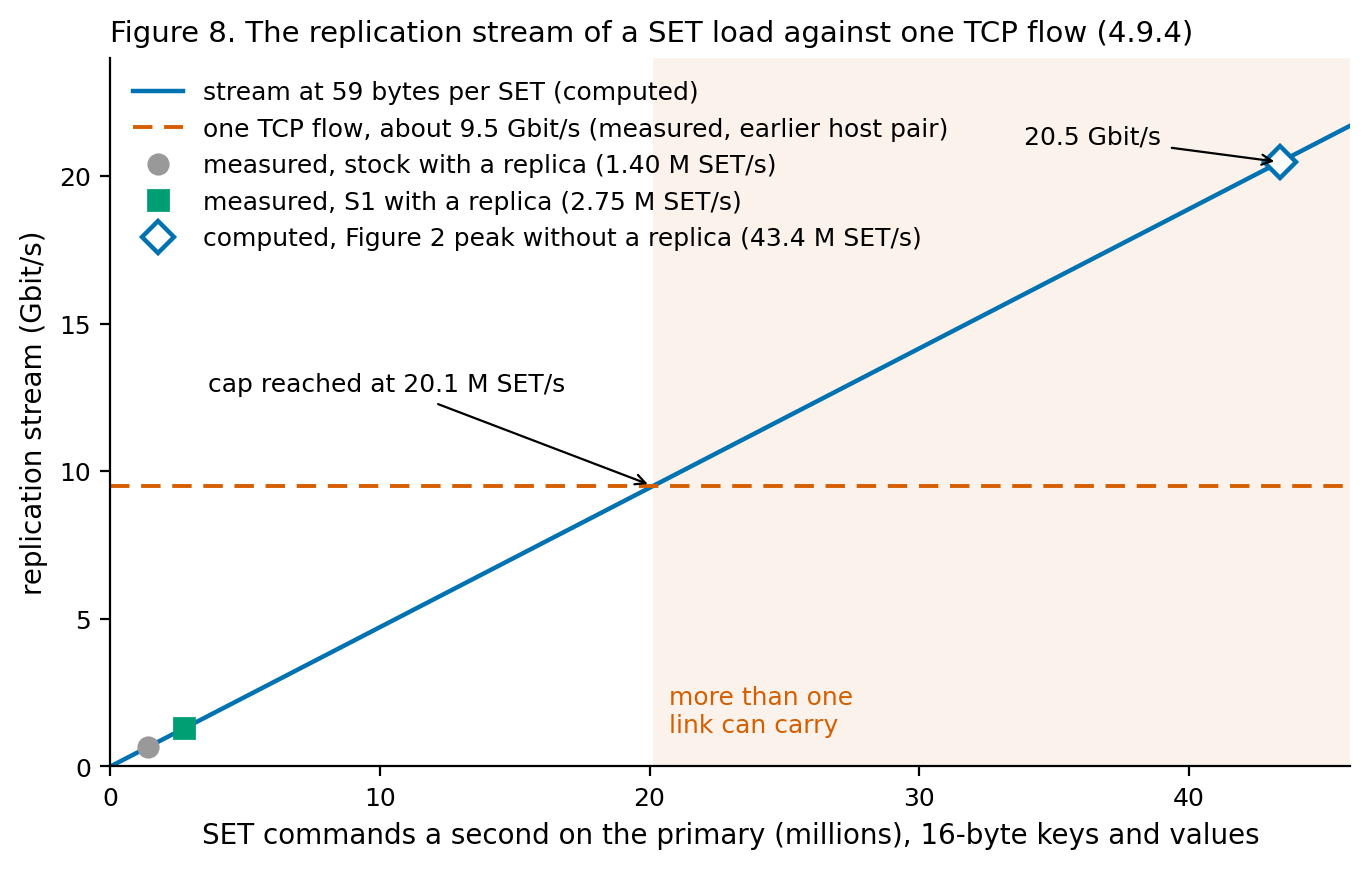

Python code for this plot:
# Figure for section 4.9.4 of the North Star design doc: the replication
# stream a SET load produces, against the one-TCP-flow cap of the hosts.
# Stream bytes per SET are computed from RESP (16-byte key and value: 59 B);
# the two measured points are from the cross-host replication runs of 4.9.2
# (results/replication/summary.md); the cap is results/one-flow-cap.md.
# Palette: Okabe-Ito (color-blind safe), as fig_timelines.py. Text 9 pt or larger.
import os
import matplotlib

matplotlib.use("Agg")
import matplotlib.pyplot as plt

HERE = os.path.dirname(os.path.abspath(__file__))

BYTES_PER_SET = 59          # *3, $3 SET, $16 key, $16 value, CR LF each line
CAP_GBPS = 9.5              # one TCP flow between these instance types
PEAK_MSETS = 43.38          # Figure 2, C at 62 IO threads, no replica attached


def gbps(m_sets):
    return m_sets * 1e6 * BYTES_PER_SET * 8 / 1e9


cap_msets = CAP_GBPS * 1e9 / 8 / BYTES_PER_SET / 1e6

fig, ax = plt.subplots(figsize=(8, 4.6), dpi=200)
xs = [0, 46]
ax.plot(xs, [gbps(x) for x in xs], color="#0072B2", linewidth=1.6,
        label="stream at 59 bytes per SET (computed)")
ax.axhline(CAP_GBPS, color="#D55E00", linewidth=1.4, linestyle=(0, (5, 3)),
           label="one TCP flow, about 9.5 Gbit/s (measured, earlier host pair)")
ax.fill_between([cap_msets, 46], 0, 24, color="#D55E00", alpha=0.08, linewidth=0)
ax.text(cap_msets + 0.6, 1.0, "more than one\nlink can carry", fontsize=9, color="#D55E00",
        va="bottom")

# measured cross-host stream rates (stream MB/s from the replication runs)
ax.plot([1.398], [82.4e6 * 8 / 1e9], "o", color="#999999", markersize=7,
        label="measured, stock with a replica (1.40 M SET/s)")
ax.plot([2.746], [161.9e6 * 8 / 1e9], "s", color="#009E73", markersize=7,
        label="measured, S1 with a replica (2.75 M SET/s)")
# computed peak of Figure 2
ax.plot([PEAK_MSETS], [gbps(PEAK_MSETS)], "D", markerfacecolor="white",
        markeredgecolor="#0072B2", markeredgewidth=1.6, markersize=8,
        label="computed, Figure 2 peak without a replica (43.4 M SET/s)")
ax.annotate(f"{gbps(PEAK_MSETS):.1f} Gbit/s", xy=(PEAK_MSETS, gbps(PEAK_MSETS)),
            xytext=(PEAK_MSETS - 9.5, gbps(PEAK_MSETS) + 0.6), fontsize=9,
            arrowprops=dict(arrowstyle="->", lw=0.8))
ax.annotate(f"cap reached at {cap_msets:.1f} M SET/s", xy=(cap_msets, CAP_GBPS),
            xytext=(cap_msets - 16.5, CAP_GBPS + 3.2), fontsize=9,
            arrowprops=dict(arrowstyle="->", lw=0.8))

ax.set_xlim(0, 46)
ax.set_ylim(0, 24)
ax.set_xlabel("SET commands a second on the primary (millions), 16-byte keys and values", fontsize=10)
ax.set_ylabel("replication stream (Gbit/s)", fontsize=10)
ax.tick_params(labelsize=9)
for sp in ("top", "right"):
    ax.spines[sp].set_visible(False)
ax.legend(loc="upper left", fontsize=9, frameon=False)
ax.set_title("Figure 8. The replication stream of a SET load against one TCP flow (4.9.4)",
             fontsize=10.5, loc="left")
for ext in ("png", "svg"):
    fig.savefig(os.path.join(HERE, f"fig8_repl_stream.{ext}"), bbox_inches="tight")
